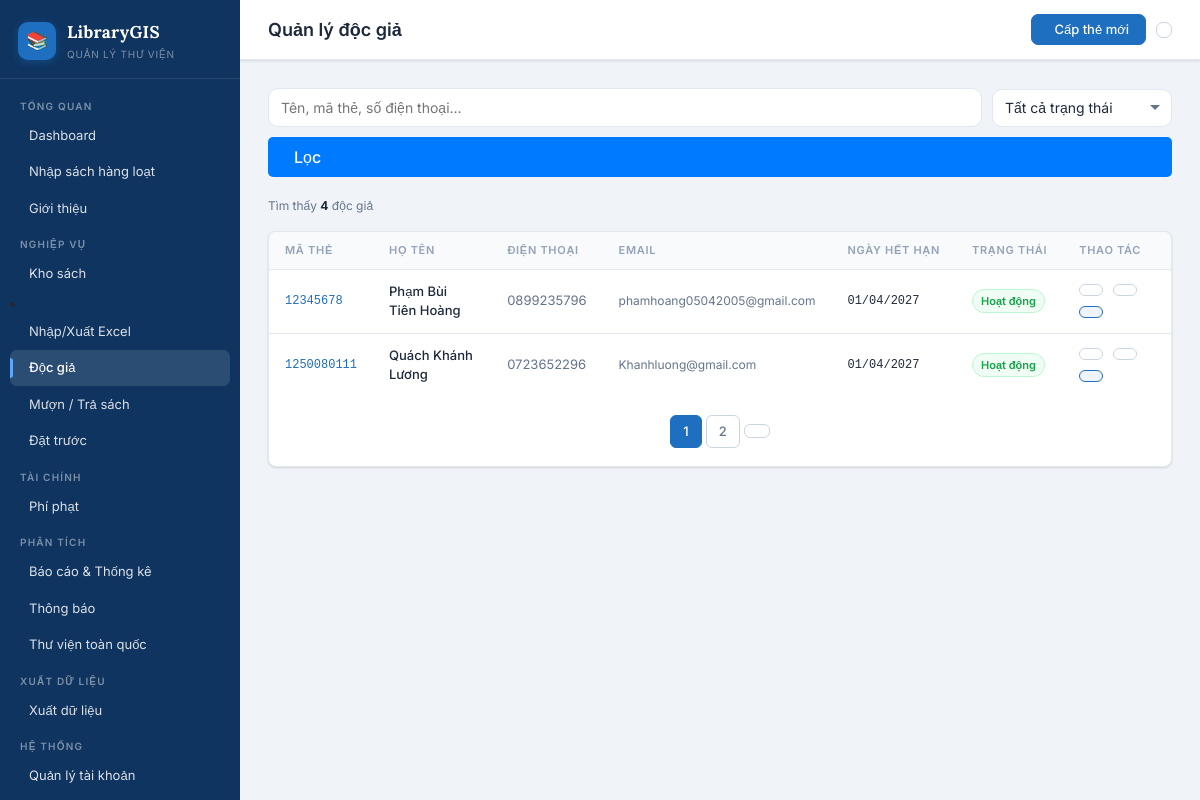
The page /readers/ (signed in) on the database its author committed.
### library_app/models.py (models this page shows, shortened)
class Reader(models.Model):
    GENDER_CHOICES = [('M', 'Nam'), ('F', 'Nữ'), ('O', 'Khác')]
    STATUS_CHOICES = [('active', 'Hoạt động'), ('suspended', 'Tạm Khóa'), ('expired', 'Hết hạn')]
    user = models.OneToOneField(User, on_delete=models.SET_NULL, null=True, blank=True, related_name='reader_profile')
    card_number = models.CharField(max_length=20, unique=True, verbose_name="Ma the")
    full_name = models.CharField(max_length=200, verbose_name="Ho ten")
    gender = models.CharField(max_length=1, choices=GENDER_CHOICES, default='M')
    date_of_birth = models.DateField(verbose_name="Ngay sinh")
    phone = models.CharField(max_length=15, verbose_name="So dien thoai")
    email = models.EmailField(verbose_name="Email")
    address = models.TextField(verbose_name="Dia chi")
    card_issue_date = models.DateField(default=timezone.now)
    card_expiry_date = models.DateField()
    status = models.CharField(max_length=20, choices=STATUS_CHOICES, default='active')
    photo = models.ImageField(upload_to='readers/', blank=True, null=True)
    home_latitude = models.FloatField(null=True, blank=True, verbose_name="Vĩ độ nhà")
    home_longitude = models.FloatField(null=True, blank=True, verbose_name="Kinh độ nhà")
    created_at = models.DateTimeField(auto_now_add=True)
    class Meta:
        verbose_name = "Doc gia"
        verbose_name_plural = "Doc gia"

### library_app/views.py (the view)
# urls.py: path('readers/', views.reader_list, name='reader_list'),
@login_required
def reader_list(request):
    qs = Reader.objects.all()
    search = request.GET.get("search", "").strip()  # Lấy từ khóa tìm kiếm từ URL
    status = request.GET.get("status", "")  # Lấy bộ lọc trạng thái từ URL
    if search:
        qs = qs.filter(
            Q(full_name__icontains=search) |
            Q(card_number__icontains=search) |
            Q(phone__icontains=search)
        )
    if status:
        qs = qs.filter(status=status)
    page_number = request.GET.get("page", 1)  # Lấy số trang hiện tại từ URL
    paginator = Paginator(qs, 2)  # Chia queryset thành các trang với 25 bản ghi mỗi trang
    page = paginator.get_page(page_number)  # Lấy dữ liệu của trang hiện tại
    return render(
        request,
        "library_app/reader_list.html",
        {
            "readers": page,  # Truyền đối tượng phân trang vào template
            "search": search,  # Truyền từ khóa tìm kiếm vào template
            "status": status,  # Truyền bộ lọc trạng thái vào template
            "total_count": qs.count(),  # Tổng số bản ghi (sử dụng trong phân trang)
        }
    )

### library_app/templates/library_app/reader_list.html (shortened to what this page needs)
{% extends 'library_app/base.html' %}
{% block n_reader %}active{% endblock %}
{% block page_title %}Quản lý độc giả{% endblock %}
{% block topbar_actions %}
<a href="{% url 'reader_create' %}" class="btn btn-primary">
   Cấp thẻ mới
</a>
{% endblock %}
{% block content %}
<form method="get" class="search-bar">
  <div class="search-wrap">
    <input type="text" name="search" value="{{ search }}" placeholder="Tên, mã thẻ, số điện thoại..." class="form-control">
  </div>
  <select name="status" class="form-control" style="max-width:180px">
    <option value="">Tất cả trạng thái</option>
  </select>
  <button type="submit" class="btn btn-primary">
     Lọc
  </button>
</form>
<div class="flex-between mb-16">
  <span class="text-muted text-sm">
    Tìm thấy <strong style="color:var(--text)">{{ total_count }}</strong> độc giả
  </span>
</div>
<div class="card">
  <table>
    <thead>
      <tr>
        <th>Mã thẻ</th>
        <th>Họ tên</th>
        <th>Điện thoại</th>
        <th>Email</th>
        <th>Ngày hết hạn</th>
        <th>Trạng thái</th>
        <th>Thao tác</th>
      </tr>
    </thead>
    <tbody>
      {% for reader in readers %}
      <tr>
        <td class="mono text-primary fw-500">{{ reader.card_number }}</td>
        <td class="fw-500">{{ reader.full_name }}</td>
        <td class="text-muted">{{ reader.phone }}</td>
        <td class="text-muted text-sm">{{ reader.email }}</td>
        <td class="mono text-sm">{{ reader.card_expiry_date|date:"d/m/Y" }}</td>
        <td>
          {% if reader.status == 'active' %}
            <span class="badge badge-success">Hoạt động</span>
          {% elif reader.status == 'suspended' %}
            <span class="badge badge-danger">Tạm khóa</span>
          {% else %}
            <span class="badge badge-muted">Hết hạn</span>
          {% endif %}
        </td>
        <td>
          <div class="flex-gap">
            <a href="{% url 'reader_detail' reader.pk %}" class="btn btn-ghost btn-sm" title="Xem chi tiết">
            </a>
            <a href="{% url 'reader_edit' reader.pk %}" class="btn btn-ghost btn-sm" title="Chỉnh sửa">
            </a>
            <a href="{% url 'borrow_create' %}?reader={{ reader.pk }}" class="btn btn-secondary btn-sm" title="Tạo phiếu mượn">
            </a>
          </div>
        </td>
      </tr>
      {% endfor %}
    </tbody>
  </table>
  {% if readers.has_other_pages %}
  <div class="pagination">
    {% for n in readers.paginator.page_range %}
    <a href="?page={{ n }}&search={{ search }}"
       class="page-link {% if readers.number == n %}current{% endif %}">{{ n }}</a>
    {% endfor %}
    {% if readers.has_next %}
    <a href="?page={{ readers.next_page_number }}&search={{ search }}" class="page-link">
    </a>
    {% endif %}
  </div>
  {% endif %}
</div>
{% endblock %}

### library_app/static/library_app/css/main.css (style rules this page uses)
:root { --bg: #f0f4f8; --bg2: #ffffff; --bg3: #f8fafc; --bg4: #e2e8f0; --border: #e2e8f0; --border2: #cbd5e1; --primary: #1e6fbf; --primary-dark: #155a9e; --primary-light: #3b82c4; --primary-dim: rgba(30, 111, 191, .1); --primary-bg: #eef4fb; --teal: #0891b2; --green: #16a34a; --red: #dc2626; --orange: #d97706; --purple: #7c3aed; --sky: #0284c7; --text: #1e293b; --text2: #64748b; --text3: #94a3b8; --sidebar-bg: #0f3460; --sidebar-dark: #0a2744; --sidebar-active: rgba(255, 255, 255, .12); --sidebar-hover: rgba(255, 255, 255, .07); --sidebar-text: rgba(255, 255, 255, .85); --sidebar-muted: rgba(255, 255, 255, .45); --sidebar: 240px; --radius: 8px; --font: 'Inter', sans-serif; --font-serif: 'Lora', serif; --shadow-sm: 0 1px 3px rgba(0, 0, 0, .08), 0 1px 2px rgba(0, 0, 0, .06); --shadow: 0 4px 6px -1px rgba(0, 0, 0, .1), 0 2px 4px -1px rgba(0, 0, 0, .06); }
*, *::before, *::after { box-sizing: border-box; margin: 0; padding: 0; }
body { font-family: var(--font); background: var(--bg); color: var(--text); display: flex; min-height: 100vh; font-size: 14px; line-height: 1.5; }
.btn { display: inline-flex; align-items: center; gap: 6px; padding: 8px 16px; border-radius: 7px; font-size: 13px; font-weight: 500; text-decoration: none; border: 1px solid transparent; cursor: pointer; transition: .15s; font-family: var(--font); line-height: 1; }
.btn-primary { background: var(--primary); color: #fff; border-color: var(--primary); }
.btn-secondary { background: var(--primary-bg); color: var(--primary); border-color: var(--primary); }
.btn-ghost { background: var(--bg2); color: var(--text2); border-color: var(--border2); }
.btn-sm { padding: 5px 11px; font-size: 12px; border-radius: 6px; }
.card { background: var(--bg2); border: 1px solid var(--border); border-radius: var(--radius); overflow: hidden; box-shadow: var(--shadow-sm); }
table { width: 100%; border-collapse: collapse; }
thead th { padding: 10px 16px; text-align: left; font-size: 11px; font-weight: 600; text-transform: uppercase; letter-spacing: .7px; color: var(--text3); background: var(--bg3); border-bottom: 1px solid var(--border); white-space: nowrap; }
tbody td { padding: 12px 16px; font-size: 13px; border-bottom: 1px solid var(--border); vertical-align: middle; color: var(--text); }
tbody tr:last-child td { border-bottom: none; }
.badge { display: inline-flex; align-items: center; gap: 4px; padding: 3px 8px; border-radius: 20px; font-size: 11px; font-weight: 600; white-space: nowrap; }
.badge-success { background: #f0fdf4; color: var(--green); border: 1px solid #bbf7d0; }
.form-control { width: 100%; padding: 9px 12px; background: var(--bg2); border: 1px solid var(--border2); border-radius: 7px; color: var(--text); font-size: 13px; font-family: var(--font); transition: .15s; }
select.form-control { background-repeat: no-repeat; background-position: right 10px center; padding-right: 30px; appearance: none; }
.search-bar { display: flex; gap: 10px; margin-bottom: 20px; align-items: center; flex-wrap: wrap; }
.search-wrap { position: relative; flex: 1; min-width: 220px; }
.search-wrap input { padding-left: 36px; }
.pagination { display: flex; gap: 4px; justify-content: center; padding: 18px; align-items: center; }
.page-link { padding: 6px 12px; border-radius: 6px; border: 1px solid var(--border2); color: var(--text2); text-decoration: none; font-size: 13px; font-weight: 500; transition: .15s; }
.page-link.current { background: var(--primary); color: #fff; border-color: var(--primary); }
.flex-between { display: flex; justify-content: space-between; align-items: center; }
.flex-gap { display: flex; gap: 10px; align-items: center; flex-wrap: wrap; }
.mb-16 { margin-bottom: 16px; }
.text-muted { color: var(--text2) !important; }
.text-primary { color: var(--primary) !important; }
.text-sm { font-size: 12px; }
.fw-500 { font-weight: 500; }
.mono { font-family: 'Courier New', monospace; font-size: 12px; }
.form-control, select, textarea, input[type="number"], input[type="text"] { width:100%; padding:10px 12px; border:1px solid var(--border); border-radius:10px; background:#fff; font-size:14px; }
.flex-between { display:flex; justify-content:space-between; align-items:center; gap:12px; }
.mb-16 { margin-bottom:16px; }
button[type="submit"] { background-color: #007bff; color: white; padding: 12px 20px; border: none; border-radius: 5px; cursor: pointer; width: 100%; font-size: 16px; }

### rows shown on the page
Reader: card_number "12345678", full_name "Phạm Bùi Tiên Hoàng", phone "0899235796", email "phamhoang05042005@gmail.com", card_expiry_date "01/04/2027", status "Hoạt động"
Reader: card_number "1250080111", full_name "Quách Khánh Lương", phone "0723652296", email "Khanhluong@gmail.com", card_expiry_date "01/04/2027", status "Hoạt động"

### other values the page prints
{{ total_count }} "4"
{{ n }} "1" "2"
